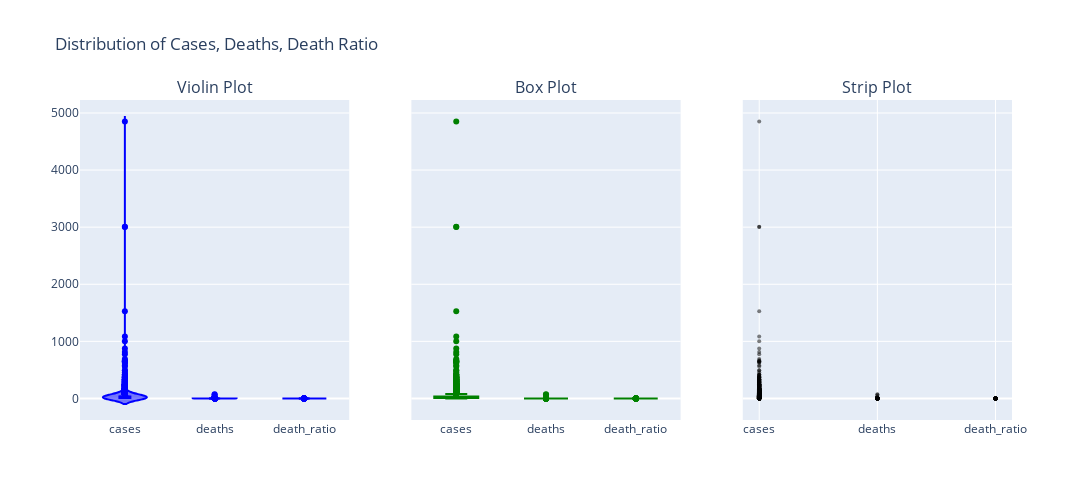

Notebook source saved alongside this figure:
### Code cell
import pandas as pd
import numpy as np
import plotly.graph_objects as go
from plotly.subplots import make_subplots

# --- Data Setup ---
# Calculate death_ratio if not present
if 'death_ratio' not in idsp_df.columns:
    idsp_df['death_ratio'] = idsp_df['deaths'] / idsp_df['cases'].replace(0, np.nan)

# Melt the DataFrame for plotting
melted = idsp_df[['cases', 'deaths', 'death_ratio']].melt(
    var_name='Metric', value_name='Value'
)

# --- Plotly Subplots Setup ---
fig = make_subplots(
    rows=1, cols=3,
    subplot_titles=("Violin Plot", "Box Plot", "Strip Plot"),
    shared_yaxes=True
)

# 1. Violin Plot
for metric in ['cases', 'deaths', 'death_ratio']:
    fig.add_trace(
        go.Violin(
            y=melted[melted['Metric'] == metric]['Value'],
            x=[metric]*len(melted[melted['Metric'] == metric]),
            name=metric,
            box_visible=True,
            meanline_visible=True,
            points='outliers',  # show only outliers
            line_color='blue'
        ),
        row=1, col=1
    )

# 2. Box Plot
for metric in ['cases', 'deaths', 'death_ratio']:
    fig.add_trace(
        go.Box(
            y=melted[melted['Metric'] == metric]['Value'],
            x=[metric]*len(melted[melted['Metric'] == metric]),
            name=metric,
            boxpoints='outliers',
            marker_color='green'
        ),
        row=1, col=2
    )

# 3. Strip Plot (Jittered scatter)
for i, metric in enumerate(['cases', 'deaths', 'death_ratio']):
    y_vals = melted[melted['Metric'] == metric]['Value']
    x_vals = np.random.normal(loc=i, scale=0.1, size=len(y_vals))  # jitter
    fig.add_trace(
        go.Scatter(
            x=[metric]*len(y_vals),
            y=y_vals,
            mode='markers',
            name=metric,
            marker=dict(size=4, opacity=0.5, color='black'),
            showlegend=False
        ),
        row=1, col=3
    )

# --- Layout ---
fig.update_layout(
    title_text="Distribution of Cases, Deaths, Death Ratio",
    height=500, width=1200,
    showlegend=False
)

fig.show()

### Figure 1 — Plotly figure (JSON) as saved in the notebook; plotly's stock layout.template omitted (floating-point values rounded to 4 significant figures; data arrays with more than 128 entries replaced by an {"elided": "..."} marker saying what was removed)
{"data": [{"box": {"visible": true}, "line": {"color": "blue"}, "meanline": {"visible": true}, "name": "cases", "points": "outliers", "type": "violin", "x": {"elided": "6474 str values"}, "xaxis": "x", "y": {"elided": "6474 float values"}, "yaxis": "y"}, {"box": {"visible": true}, "line": {"color": "blue"}, "meanline": {"visible": true}, "name": "deaths", "points": "outliers", "type": "violin", "x": {"elided": "6474 str values"}, "xaxis": "x", "y": {"elided": "6474 float values"}, "yaxis": "y"}, {"box": {"visible": true}, "line": {"color": "blue"}, "meanline": {"visible": true}, "name": "death_ratio", "points": "outliers", "type": "violin", "x": {"elided": "6474 str values"}, "xaxis": "x", "y": {"elided": "6474 float values"}, "yaxis": "y"}, {"boxpoints": "outliers", "marker": {"color": "green"}, "name": "cases", "type": "box", "x": {"elided": "6474 str values"}, "xaxis": "x2", "y": {"elided": "6474 float values"}, "yaxis": "y2"}, {"boxpoints": "outliers", "marker": {"color": "green"}, "name": "deaths", "type": "box", "x": {"elided": "6474 str values"}, "xaxis": "x2", "y": {"elided": "6474 float values"}, "yaxis": "y2"}, {"boxpoints": "outliers", "marker": {"color": "green"}, "name": "death_ratio", "type": "box", "x": {"elided": "6474 str values"}, "xaxis": "x2", "y": {"elided": "6474 float values"}, "yaxis": "y2"}, {"marker": {"color": "black", "opacity": 0.5, "size": 4}, "mode": "markers", "name": "cases", "showlegend": false, "type": "scatter", "x": {"elided": "6474 str values"}, "xaxis": "x3", "y": {"elided": "6474 float values"}, "yaxis": "y3"}, {"marker": {"color": "black", "opacity": 0.5, "size": 4}, "mode": "markers", "name": "deaths", "showlegend": false, "type": "scatter", "x": {"elided": "6474 str values"}, "xaxis": "x3", "y": {"elided": "6474 float values"}, "yaxis": "y3"}, {"marker": {"color": "black", "opacity": 0.5, "size": 4}, "mode": "markers", "name": "death_ratio", "showlegend": false, "type": "scatter", "x": {"elided": "6474 str values"}, "xaxis": "x3", "y": {"elided": "6474 float values"}, "yaxis": "y3"}], "layout": {"annotations": [{"font": {"size": 16}, "showarrow": false, "text": "Violin Plot", "x": 0.1444, "xanchor": "center", "xref": "paper", "y": 1, "yanchor": "bottom", "yref": "paper"}, {"font": {"size": 16}, "showarrow": false, "text": "Box Plot", "x": 0.5, "xanchor": "center", "xref": "paper", "y": 1, "yanchor": "bottom", "yref": "paper"}, {"font": {"size": 16}, "showarrow": false, "text": "Strip Plot", "x": 0.8556, "xanchor": "center", "xref": "paper", "y": 1, "yanchor": "bottom", "yref": "paper"}], "height": 500, "showlegend": false, "title": {"text": "Distribution of Cases, Deaths, Death Ratio"}, "width": 1200, "xaxis": {"anchor": "y", "domain": [0, 0.2889]}, "xaxis2": {"anchor": "y2", "domain": [0.3556, 0.6444]}, "xaxis3": {"anchor": "y3", "domain": [0.7111, 1]}, "yaxis": {"anchor": "x", "domain": [0, 1]}, "yaxis2": {"anchor": "x2", "domain": [0, 1], "matches": "y", "showticklabels": false}, "yaxis3": {"anchor": "x3", "domain": [0, 1], "matches": "y", "showticklabels": false}}}
